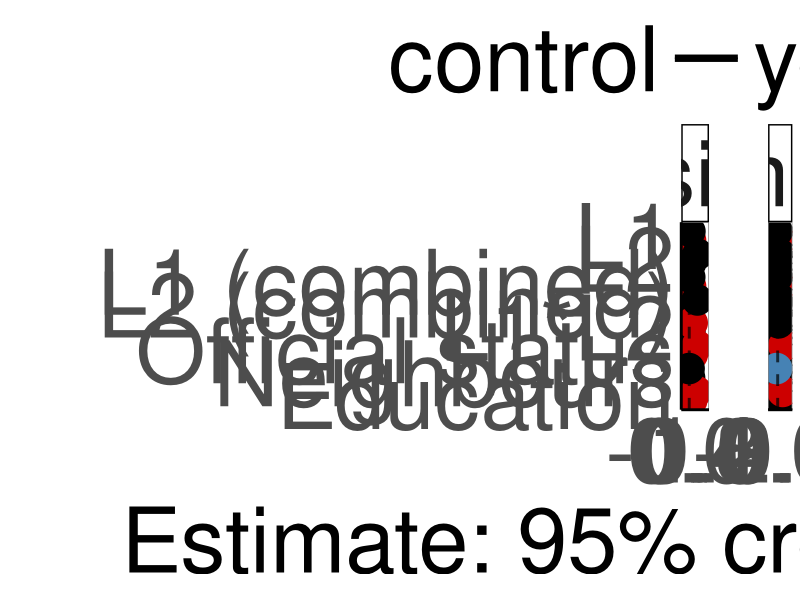
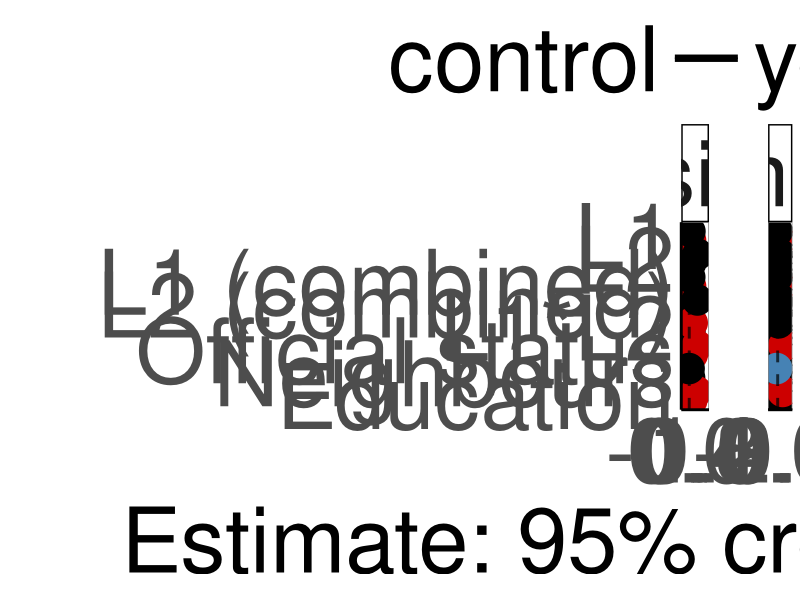
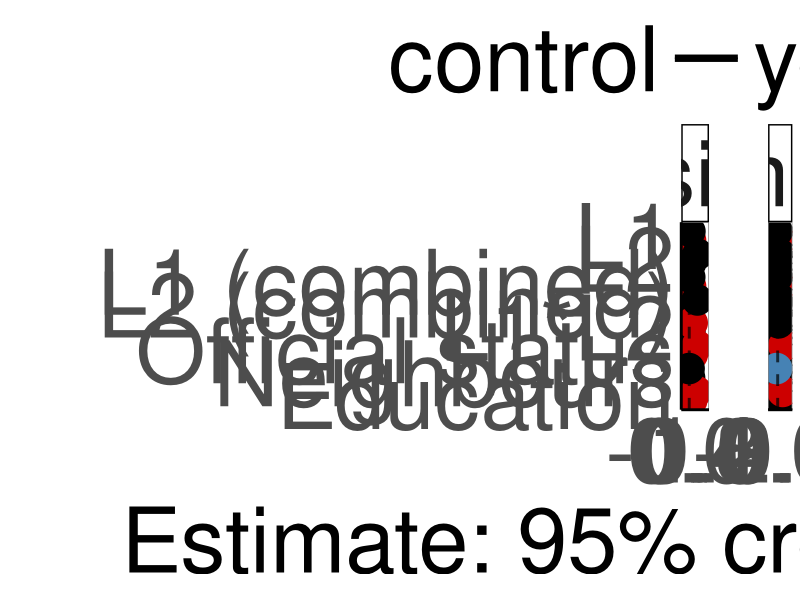
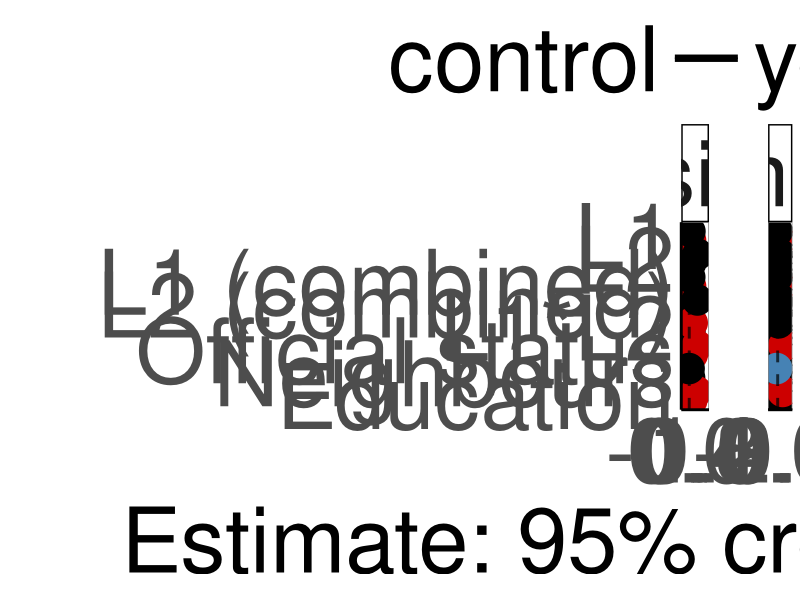
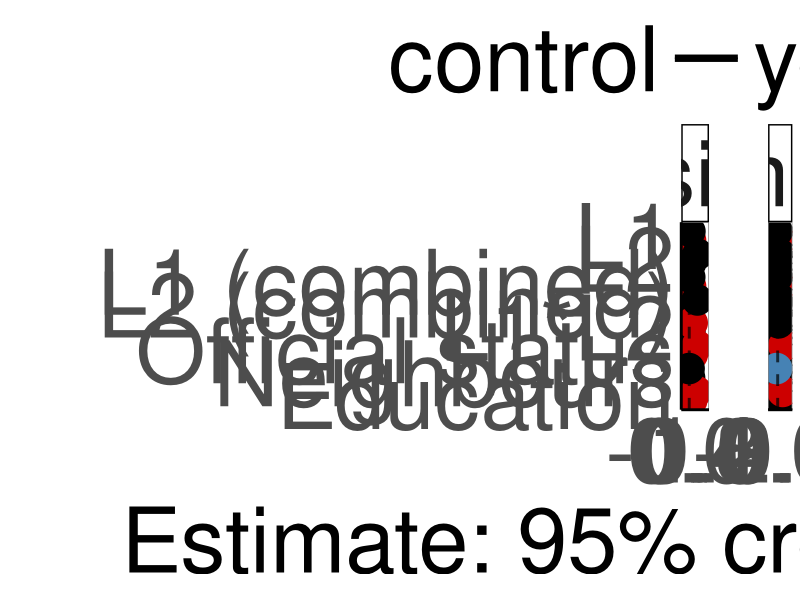
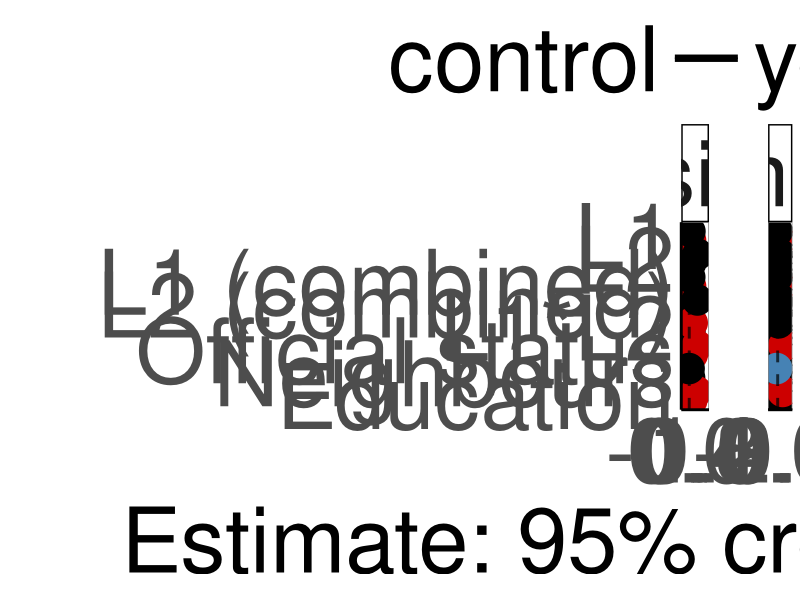
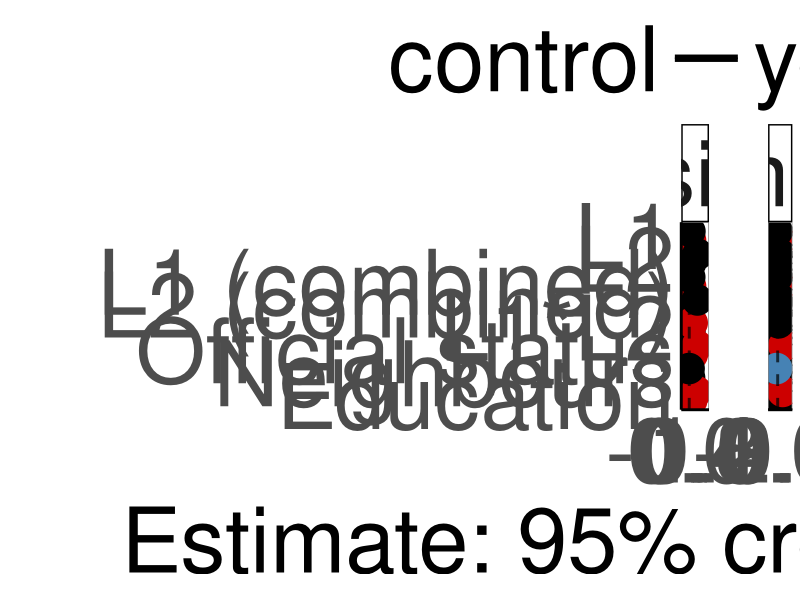
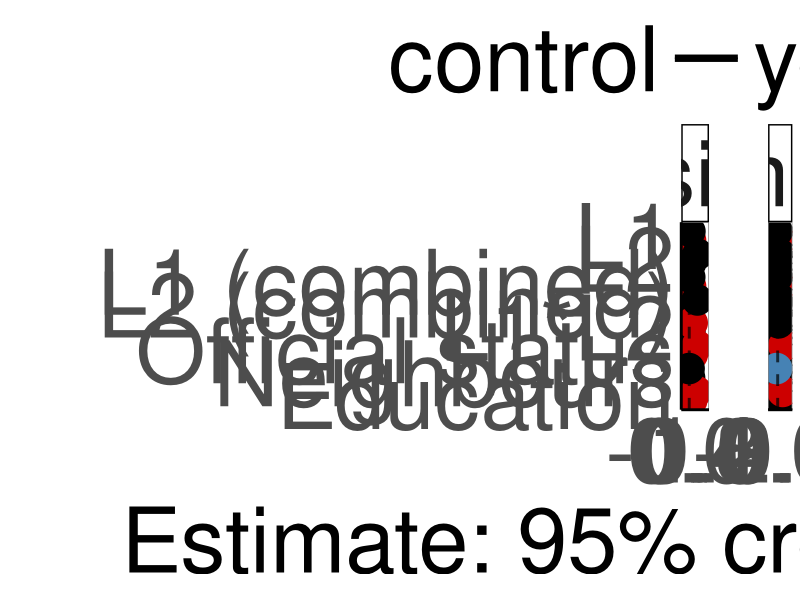

Here is the R script that generated these plots, in order:
suppressPackageStartupMessages({
  library(dplyr)
  library(ggplot2)
})

# script was written by Olena Shcherbakova and modified by Sam Passmore

effs_I <-
  read.csv("output_tables/ effects Informativity_social_models .csv")
effs_I$variable <- "informativity"

effs_B <-
  read.csv("output_tables/ effects Boundness_social_models .csv")
effs_B$variable <- "fusion"

effs_B <- effs_B %>%
  rename(lower = 2,
         upper = 4,
         mean = 3)

effs_I <- effs_I %>%
  rename(lower = 2,
         upper = 4,
         mean = 3)

effs_1 <- as.data.frame(rbind(effs_B, effs_I))

effs_1$control <- "yes"

effs_I <-
  read.csv("output_tables/ effects Informativity_social_only_models .csv")
effs_I$variable <- "informativity"

effs_B <-
  read.csv("output_tables/ effects Boundness_social_only_models .csv")
effs_B$variable <- "fusion"

effs_B <- effs_B %>%
  rename(lower = 2,
         upper = 4,
         mean = 3)

effs_I <- effs_I %>%
  rename(lower = 2,
         upper = 4,
         mean = 3)

effs_2 <- as.data.frame(rbind(effs_B, effs_I))
effs_2$control <- "no"

effs_1 <- effs_1 %>%
  rename(lower = 2,
         upper = 4,
         mean = 3)

effs_2 <- effs_2 %>%
  rename(lower = 2,
         upper = 4,
         mean = 3)

effs <- as.data.frame(rbind(effs_1, effs_2))

effs_main <- effs %>%
  rename(lower = 2,
         upper = 4,
         mean = 3) %>%
  filter(!grepl("nonlinear", model)) %>%
  filter(!grepl("SD", effect)) %>%
  filter(!grepl("Intercept", effect))


#removing "(linear)" part within the model column
effs_main$model <- gsub("(\\s*\\(\\w+\\))", "", effs_main$model)

#adding "combined" after L1/L1 proportion where applicable
effs_main$effect <-
  ifelse(
    grepl("L1 speakers\\+", effs_main$model),
    paste(effs_main$effect, "(combined)"),
    effs_main$effect
  )

effs_main <- effs_main %>%
  mutate(
    effect = dplyr::recode(
      effect,
      "L2 proportion (combined)" = "L2 (combined)",
      "L1*L2 proportion" = "L1*L2",
      "L2 proportion" = "L2"
    )
  )

eff_main_plot_df = effs_main %>%
  as.data.frame() %>%
  mutate_if(is.character, as.factor) %>%
  mutate(effect = factor(
    effect,
    levels = c(
      "Education",
      "Neighbours",
      "Official status",
      "L1*L2",
      "L2 (combined)",
      "L1 (combined)",
      "L2",
      "L1"
    )
  )) %>%
  mutate(importance = case_when((lower < 0 &
                                   upper < 0)  ~ "negative",
                                (lower > 0 &
                                   upper > 0)  ~ "positive",
                                (lower < 0 & upper > 0) |
                                  (lower < 0 &
                                     upper == 0) |
                                  (lower == 0 & upper > 0) ~ "no"
  )) %>%
  mutate(importance = as.factor(importance)) %>%
  mutate(importance = factor(
    importance,
    levels = c("no", "positive", "negative"),
    ordered = TRUE
  )) %>%
  mutate(control = factor(control, levels = c("yes", "no"), ordered = TRUE))

effs_main_plot_bw <- ggplot(eff_main_plot_df,
                            aes(
                              y = effect,
                              x = mean,
                              linetype = control,
                              color = importance
                            )) +
  geom_errorbar(
    aes(xmin = lower, xmax = upper),
    width = 0.6,
    linewidth = 2.5,
    position = position_dodge(width = 0.8)
  ) +
  geom_point(size = 10,
             position = position_dodge(width = 0.8)) +
  geom_line(position = position_dodge(width = 0.8)) +
  geom_vline(
    aes(xintercept = 0),
    linetype = 2,
    size = 1,
    alpha = 0.7
  ) +
  scale_color_manual(values = c("black", "red3", "steelblue")) +
  ylab("") +
  xlab("Estimate: 95% credible interval") +
  #theme_classic() +
  theme_minimal() +
facet_grid(. ~ variable, scales = "free_x", space = "free") +
  theme(
    axis.text = element_text(size = 65),
    legend.text = element_text(size = 65),
    axis.title = element_text(size = 65),
    legend.title = element_text(size = 65),
    strip.text.x = element_text(size = 65),
    legend.spacing.y = unit(2.7, 'cm'),
    legend.key.width = unit(2, 'cm'),
    legend.direction = "horizontal",
    legend.position = "top",
    axis.line = element_line(linewidth = 1),
    strip.background = element_rect(color = "black", linewidth = 1),
    panel.spacing.x = unit(15, "mm"),
    panel.grid = element_blank(),
    panel.border = element_rect(color = "gray 50", fill = NA)
  ) +
  guides(color = "none")


effs_main_plot_bw
ggsave(
  file = "output/effects_plot.tiff",
  plot = effs_main_plot_bw,
  height = 22,
  width = 36,
  dpi = 800
)

effs_main_plot_bw
ggsave(
  file = "output/effects_plot.svg",
  plot = effs_main_plot_bw,
  height = 22,
  width = 36,
  dpi = 600
)

effs_main_plot_bw
ggsave(
  file = "output/effects_plot.pdf",
  plot = effs_main_plot_bw,
  height = 22,
  width = 36,
  dpi = 600
)

effs_main_plot_bw
ggsave(
  file = "output/effects_plot.jpeg",
  plot = effs_main_plot_bw,
  height = 22,
  width = 36,
  dpi = 600
)
